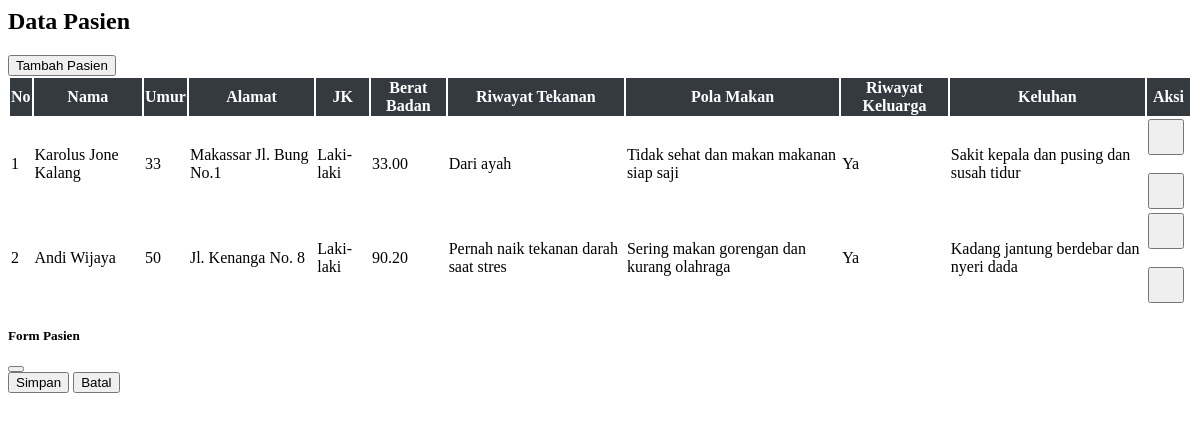
The app's page /pasien.php with its own data.
### tables this page shows
CREATE TABLE `212341_pasien` (
  `212341_pasien_id` INT NOT NULL AUTO_INCREMENT,
  `212341_nama` VARCHAR(100) NOT NULL,
  `212341_umur` INT NOT NULL,
  `212341_alamat` VARCHAR(255) DEFAULT NULL,
  `212341_jk` ENUM('Laki-laki','Perempuan') NOT NULL,
  `212341_berat_badan` DECIMAL(5,2) DEFAULT NULL,
  `212341_riwayat_tekanan` TEXT,
  `212341_pola_makan` TEXT,
  `212341_riwayat_keluarga` ENUM('Ya','Tidak') DEFAULT 'Tidak',
  `212341_keluhan` TEXT,
  `212341_created_at` TIMESTAMP NULL DEFAULT CURRENT_TIMESTAMP,
  PRIMARY KEY (`212341_pasien_id`)
);

### pasien.php (the view, shortened to what this page needs)
<?php
include "config.php";
$res=$conn->query("SELECT * FROM 212341_pasien ORDER BY 212341_pasien_id DESC");
$rows=$res?$res->fetch_all(MYSQLI_ASSOC):[];
?>
<h2 class="mb-4">Data Pasien</h2>
<button class="btn btn-success mb-3" id="btnTambah">
    <i class="bi bi-person-plus"></i> Tambah Pasien
</button>
<table class="table table-bordered table-striped" id="tablePasien">
<thead>
<tr>
<th>No</th>
<th>Nama</th>
<th>Umur</th>
<th>Alamat</th>
<th>JK</th>
<th>Berat Badan</th>
<th>Riwayat Tekanan</th>
<th>Pola Makan</th>
<th>Riwayat Keluarga</th>
<th>Keluhan</th>
<th>Aksi</th>
</tr>
</thead>
<tbody>
<?php $no=1; foreach($rows as $r): ?>
<tr>
<td class="text-center"><?= $no++ ?></td>
<td><?= htmlspecialchars($r['212341_nama']) ?></td>
<td class="text-center"><?= $r['212341_umur'] ?></td>
<td><?= htmlspecialchars($r['212341_alamat']) ?></td>
<td class="text-center"><?= $r['212341_jk'] ?></td>
<td class="text-center"><?= $r['212341_berat_badan'] ?></td>
<td><?= htmlspecialchars($r['212341_riwayat_tekanan']) ?></td>
<td><?= htmlspecialchars($r['212341_pola_makan']) ?></td>
<td><?= $r['212341_riwayat_keluarga'] ?></td>
<td><?= htmlspecialchars($r['212341_keluhan']) ?></td>
<td class="text-center td-actions">
    <button class="btn btn-primary btnEdit" data-id="<?= $r['212341_pasien_id'] ?>">
    </button>
    <br><br>
    <button class="btn btn-danger btnHapus" data-id="<?= $r['212341_pasien_id'] ?>">
    </button>
</td>
</tr>
<?php endforeach; ?>
</tbody>
</table>
<div class="modal fade" id="modalForm" tabindex="-1">
<div class="modal-dialog modal-lg">
<div class="modal-content">
<form id="formPasien">
<div class="modal-header">
    <h5>Form Pasien</h5>
    <button type="button" class="btn-close" data-bs-dismiss="modal"></button>
</div>
<div class="modal-footer">
    <button type="submit" class="btn btn-success">Simpan</button>
    <button type="button" class="btn btn-secondary" data-bs-dismiss="modal">Batal</button>
</div>
</form>
</div>
</div>
</div>

### pasien.php (style rules this page uses)
#tablePasien th { text-align: center; vertical-align: middle; background-color: #343a40; color: #fff; }
#tablePasien td { vertical-align: middle; }
.td-actions .btn { width: 36px; height: 36px; padding: 0; margin-right: 5px; display: inline-flex; justify-content: center; align-items: center; }

### records on screen
212341_pasien: 212341_nama "Karolus Jone Kalang", 212341_umur "33", 212341_alamat "Makassar Jl. Bung No.1", 212341_jk "Laki-laki", 212341_berat_badan "33.00", 212341_riwayat_tekanan "Dari ayah", 212341_pola_makan "Tidak sehat dan makan makanan siap saji", 212341_riwayat_keluarga "Ya", 212341_keluhan "Sakit kepala dan pusing dan susah tidur"
212341_pasien: 212341_nama "Andi Wijaya", 212341_umur "50", 212341_alamat "Jl. Kenanga No. 8", 212341_jk "Laki-laki", 212341_berat_badan "90.20", 212341_riwayat_tekanan "Pernah naik tekanan darah saat stres", 212341_pola_makan "Sering makan gorengan dan kurang olahraga", 212341_riwayat_keluarga "Ya", 212341_keluhan "Kadang jantung berdebar dan nyeri dada"
